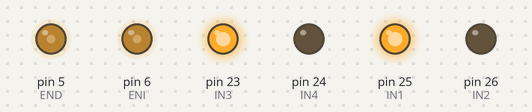
The sketch below on a simulated Arduino Mega 2560, built with avr-gcc and run on an emulated ATmega2560. Parts: output pins drawn as LEDs (lit = HIGH).

Above: at 0.05 s.
At 3.95 s:
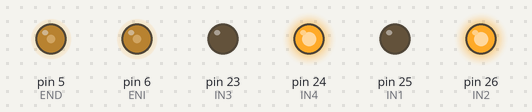
At 5.95 s:
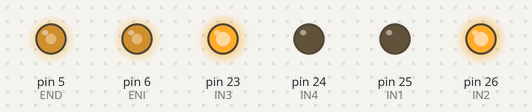
At 7.95 s:
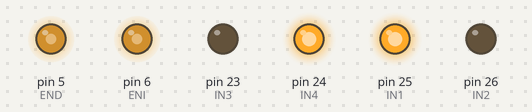
At 11.95 s:
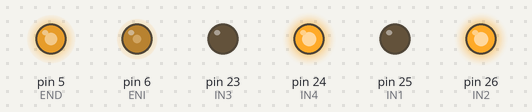
At 15.95 s:
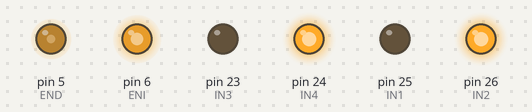
Timing chart, 0 to 20.8 s (numbered marks = the images above):
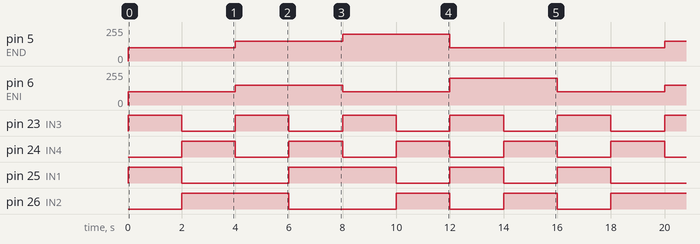

The sketch:

pruebas_iniciales.ino
```cpp
#define BTPWR 22
#define BTTX 0
#define BTRX 1

#define USDPWR 27
#define USDECHO 40
#define USDTRIG 41

#define USIPWR 28
#define USIECHO 42
#define USITRIG 43

#define END 5
#define IN3 23
#define IN4 24

#define ENI 6
#define IN1 25
#define IN2 26

float elapsedTime, tiempo, timePrev;
float error_dist = 0;
float prev_error_dist = 0;
float int_error_dist = 0;

float error_dif = 0;
float prev_error_dif = 0;
float int_error_dif = 0;

float u_dif;
float u_dist;
float u_D;
float u_I;


int D;   // distancia del centro a la pared en linea recta
int D_dif; // distancia diferencial
int DD;  // distancia del sensor ultrasonidos derecho a la pared en linea recta
int DI;  // distancia del sensor ultrasonidos izquierdo a la pared en linea recta

float duracionD, duracionI;

char input[8];
int i = 0;

int Modo = 0;   // 0 -> parado
                // 1 -> control fontal
                // 2 -> control frontal perpendicular
                // 3 -> paralelo lateral a 50 cm
                // 4 -> paralelo lateral con referencia ajustable

void setup() {
  Serial.begin(38400);

  pinMode(END,OUTPUT);
  pinMode(IN3,OUTPUT);
  pinMode(IN4,OUTPUT);

  pinMode(ENI,OUTPUT);
  pinMode(IN1,OUTPUT);
  pinMode(IN2,OUTPUT);

  tiempo = millis();
  Modo=0;
}

void loop() {
  timePrev = tiempo;
  tiempo = millis();
  elapsedTime = (tiempo - timePrev) / 1000;

  switch(Modo){
    case 0: //avanzar en linea recta

      digitalWrite(IN3, HIGH);
      digitalWrite(IN4, LOW);

      digitalWrite(IN1, HIGH);
      digitalWrite(IN2, LOW);

      analogWrite(END, 100);
      analogWrite(ENI, 100);

      delay(2000);
      Modo=1;
      break;

    case 1: //retroceder

      digitalWrite(IN3, LOW);
      digitalWrite(IN4, HIGH);

      digitalWrite(IN1, LOW);
      digitalWrite(IN2, HIGH);

      analogWrite(END, 100);
      analogWrite(ENI, 100);

      delay(2000);
      Modo=2;
      break;

    case 2: //sentido antihorario
      digitalWrite(IN3, HIGH);
      digitalWrite(IN4, LOW);

      digitalWrite(IN1, LOW);
      digitalWrite(IN2, HIGH);

      analogWrite(END, 150);
      analogWrite(ENI, 150);

      delay(2000);
      Modo=3;
      break;
    case 3: //sentido horario
      digitalWrite(IN3, LOW);
      digitalWrite(IN4, HIGH);

      digitalWrite(IN1, HIGH);
      digitalWrite(IN2, LOW);

      analogWrite(END, 150);
      analogWrite(ENI, 150);
      delay(2000);
      Modo=4;
      break;

    case 4: //moverse y girar izquierda
      digitalWrite(IN3, HIGH);
      digitalWrite(IN4, LOW);

      digitalWrite(IN1, HIGH);
      digitalWrite(IN2, LOW);

      analogWrite(END, 200);
      analogWrite(ENI, 100);

      delay(2000);
      digitalWrite(IN3, LOW);
      digitalWrite(IN4, HIGH);

      digitalWrite(IN1, LOW);
      digitalWrite(IN2, HIGH);

      analogWrite(END, 200);
      analogWrite(ENI, 100);

      delay(2000);
      Modo=5;

      break;
      case 5: //moverse y girar derecha

      digitalWrite(IN3, HIGH);
      digitalWrite(IN4, LOW);

      digitalWrite(IN1, HIGH);
      digitalWrite(IN2, LOW);

      analogWrite(END, 100);
      analogWrite(ENI, 200);

      delay(2000);
      digitalWrite(IN3, LOW);
      digitalWrite(IN4, HIGH);

      digitalWrite(IN1, LOW);
      digitalWrite(IN2, HIGH);

      analogWrite(END, 100);
      analogWrite(ENI, 200);

      delay(2000);
      Modo=0;

      break;

    default:
      u_D = 0;
      u_I = 0;

      digitalWrite(IN3, LOW);
      digitalWrite(IN4, LOW);

      digitalWrite(IN1, LOW);
      digitalWrite(IN2, LOW);

      analogWrite(END, abs(u_D));
      analogWrite(ENI, abs(u_I));
      break;
  }

}
```

Measured:
- by itself, pin 5 (END): repeats every 16.0 s: 150/255 4.0 s, 200/255 4.0 s, 100/255 8.0 s
- by itself, pin 6 (ENI): repeats every 16.0 s: 150/255 4.0 s, 100/255 4.0 s, 200/255 4.0 s, 100/255 4.0 s
- by itself, pin 23 (IN3), pin 24 (IN4): alternates HIGH for 2.0 s and LOW for 2.0 s
- by itself, pin 25 (IN1): repeats every 16.0 s: LOW 4.0 s, HIGH 4.0 s, 2 × (LOW 2.0 s, HIGH 2.0 s)
- by itself, pin 26 (IN2): repeats every 16.0 s: LOW 4.0 s, 2 × (HIGH 2.0 s, LOW 2.0 s), HIGH 4.0 s
